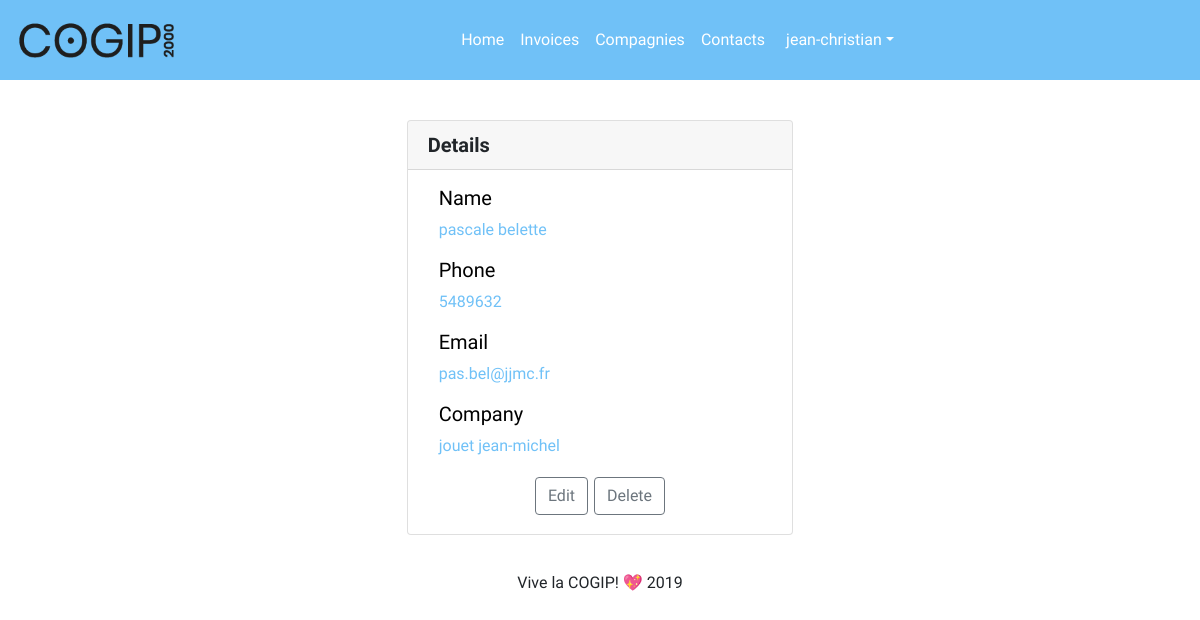
The app's page /?page=contacts-details&id=20 (signed in) with its own data.
### tables this page shows
CREATE TABLE `contacts` (
  `ID` int(11) NOT NULL,
  `first_name` varchar(200) NOT NULL,
  `last_name` varchar(255) NOT NULL,
  `mail` varchar(250) NOT NULL,
  `company` int(11) DEFAULT NULL,
  `phone` int(11) NOT NULL
);

CREATE TABLE `company` (
  `ID` int(11) NOT NULL,
  `company_name` varchar(200) NOT NULL,
  `VAT` varchar(255) NOT NULL,
  `country` varchar(255) NOT NULL,
  `type_id` int(11) NOT NULL
);

### controller/contacts-details-ctrl.php (called while the page is built, shortened)
<?php
$id = $_GET['id'];
$contact = get_contact_by_id($id);
require 'view/contacts-details-view.php';
?>

### index.php (called while the page is built, shortened)
<?php
require 'view/component/header-component.php';
routing();
require 'view/component/footer-component.php';
?>

### model/GLOBfunction.php (called while the page is built, shortened)
<?php
function get_contact_by_id ($id) {
   global $pdo;
   $param = [
      'id' => $id
   ];
   $sql = <<<SQL
   SELECT
      contacts.id AS contact_id,
      first_name,
      last_name,
      concat(first_name, ' ', last_name) AS full_name,
      mail,
      phone,
      contacts.company,
      company.id,
      company_name
   FROM contacts
   JOIN company
      ON contacts.company = company.id
   WHERE contacts.id = :id
SQL;
   $stmt = $pdo->prepare($sql);
   $stmt->execute($param);
   $data = $stmt->fetch();
   return $data;
}
?>

### view/contacts-details-view.php (the view)
<div class="globalelement row justify-content-center">
    <div class="card col-md-4">
        <h5 class="row card-header">
        <strong class="invoices">Details</strong>
        </h5>
        <form class="invoices" style="color: rgb(112, 193, 247) ;" action="" method="post" name="invoices">
            <div class="row">
                <div class="col-md-8">
                    <h5 style="color:black" name="name">Name</h5>
                    <p><?=$contact['full_name']?></p>
                </div>
                <div class="col-md-8">
                    <h5 style="color:black" name="phone">Phone</h5>
                    <p><?=$contact['phone']?></p>
                </div>
                <div class="col-md-8">
                    <h5 style="color:black" name="email">Email</h5>
                    <p><?=$contact['mail']?></p>
                </div>
                <div class="col-md-8">
                    <h5 style="color:black" name="company">Company</h5>
                    <p><?=$contact['company_name']?></p>
                </div>
            </div>
            <?php if ($_SESSION['rights'] === 'god') :?>
            <div class="row justify-content-center">
                <a href="?page=contacts-edit&id=<?=$id?>" class="form btn btn-rounded btn-outline-secondary" style="margin: 3px">Edit</a>
                <a href="?page=contacts-delete&id=<?=$id?>" class="form btn btn-rounded btn-outline-secondary" style="margin: 3px">Delete</a>
            </div>
            <?php endif ?>
        </form>
    </div>
</div>

### assets/style/style.css (style rules this page uses)
body { height: 100%; background-color: white; font-family: 'ABeeZee', sans-serif; }
form { padding: 2vh; }
.globalelement { margin: 20px; }

### records on screen
contacts: phone "5489632", mail "pas.bel@jjmc.fr", company.company_name "jouet jean-michel"

### other values on screen
$_SESSION['username'] "jean-christian"
$contact['full_name'] "pascale belette"
